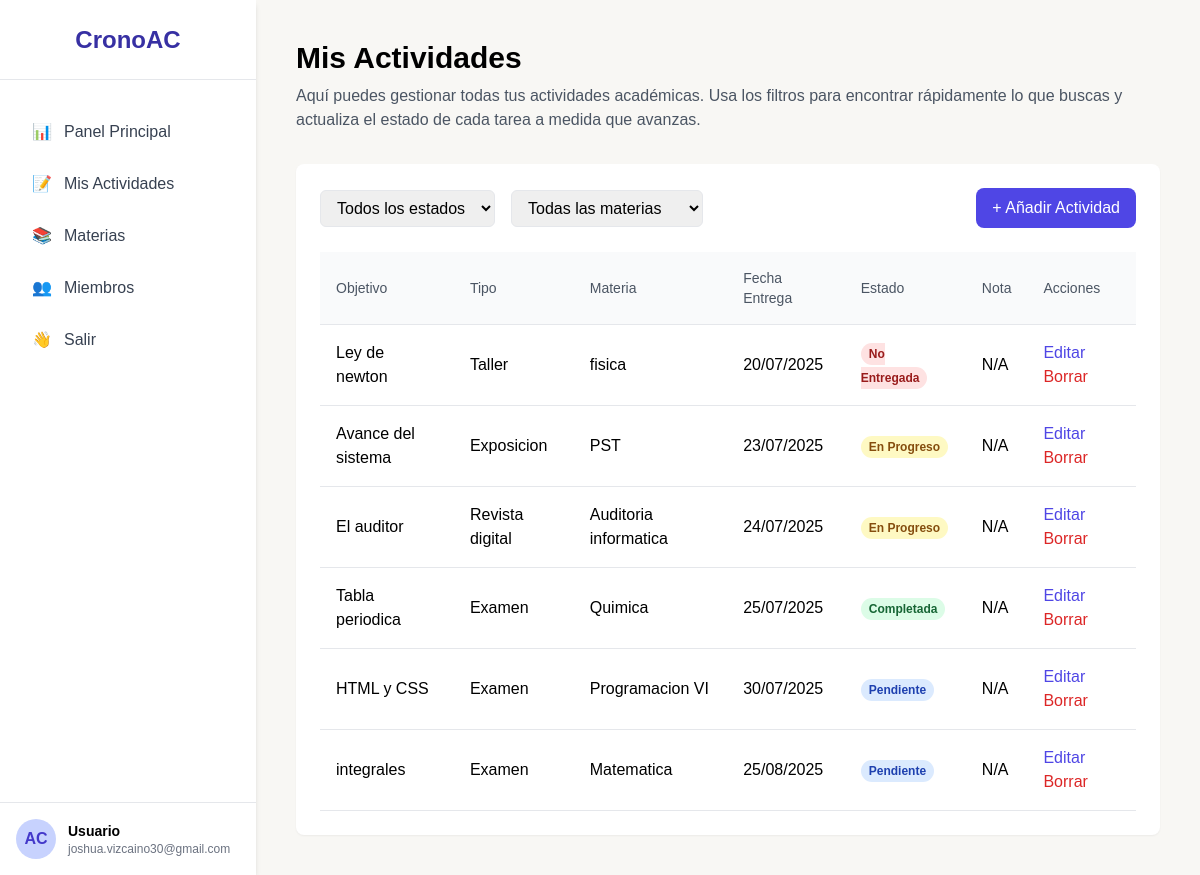
The page /index.php?ruta=actividades (signed in) on the database its author committed.
### tables this page shows
CREATE TABLE `actividades` (
  `id_actividad` int(11) NOT NULL,
  `id_usuario` int(11) NOT NULL,
  `id_materia` int(11) NOT NULL,
  `objetivo` text DEFAULT NULL,
  `tipo` varchar(50) NOT NULL,
  `fecha_entrega` date NOT NULL,
  `valor` decimal(5,2) DEFAULT NULL,
  `estado` enum('Pendiente','En Progreso','Completada','No Entregada') NOT NULL DEFAULT 'Pendiente',
  `nota` decimal(5,2) DEFAULT NULL
);

CREATE TABLE `materia` (
  `id_materia` int(11) NOT NULL,
  `nombre_materia` varchar(150) NOT NULL,
  `id_usuario` int(11) NOT NULL
);

### index.php (called while the page is built, shortened)
<?php
require_once "controladores/usuario.controlador.php";
require_once "modelos/conexion.php";
require_once "modelos/actividades.modelo.php";
require_once "controladores/actividades.controlador.php";
    require_once "vistas/plantilla.php";

### controladores/actividades.controlador.php (called while the page is built, shortened)
<?php
class ControladorActividad {
    public static function ctrMostrarActividades($filtroEstado = null, $filtroMateria = null) {
        if (isset($_SESSION["idUsuario"])) {
            $tabla = "actividades";
            $id_usuario = $_SESSION["idUsuario"];
            $condiciones = ["id_usuario" => $id_usuario];
            $respuesta = ModeloActividad::mdlMostrarActividades($tabla, "id_usuario", $id_usuario);
            return $respuesta;
        } else {
            return [];
        }
    }
}

### modelos/conexion.php (called while the page is built)
<?php
class Conexion {
    static public function conectar() {
        $host = "localhost";
        $dbname = "cronoac1";
        $usuario = "root";
        $contraseña = "";
        try {
            $link = new PDO(
                "mysql:host=" . $host . ";dbname=" . $dbname,
                $usuario,
                $contraseña
            );
            $link->exec("set names utf8");
            $link->setAttribute(PDO::ATTR_ERRMODE, PDO::ERRMODE_EXCEPTION);
            return $link;
        } catch (PDOException $e) {
            die("Error al conectar con la base de datos: " . $e->getMessage());
        }
    }
}

### modelos/actividades.modelo.php (called while the page is built, shortened)
<?php
require_once "conexion.php";
class ModeloActividad {
    public static function mdlMostrarActividades($tabla, $item = null, $valor = null, $orden = "fecha_entrega") {
        $sql = "SELECT a.*, m.nombre_materia FROM $tabla a JOIN materia m ON a.id_materia = m.id_materia";
        $params = [];
        if ($item != null) {
            $sql .= " WHERE a.$item = :$item";
            $params[":".$item] = $valor;
        }
        $sql .= " ORDER BY $orden ASC";
        $stmt = Conexion::conectar()->prepare($sql);
        $stmt->execute($params);
        return $stmt->fetchAll();
    }
}

### vistas/paginas/actividades.php (the view, shortened to what this page needs)
<?php
$filtroEstado = $_GET['filtroEstado'] ?? 'all';
$filtroMateria = $_GET['filtroMateria'] ?? 'all';
$actividades = ControladorActividad::ctrMostrarActividades($filtroEstado, $filtroMateria);
?>
<div class="mb-8">
    <h2 class="text-3xl font-bold mb-2">Mis Actividades</h2>
    <p class="text-gray-600">Aquí puedes gestionar todas tus actividades académicas. Usa los filtros para encontrar rápidamente lo que buscas y actualiza el estado de cada tarea a medida que avanzas.</p>
</div>
<div class="bg-white p-6 rounded-lg shadow-sm">
    <div class="flex flex-col md:flex-row justify-between items-center mb-6 gap-4">
        <div class="flex items-center space-x-4">
            <select id="filter-status" class="border rounded-md px-3 py-2 focus:outline-none focus:ring-indigo-500 focus:border-indigo-500" onchange="filterActivities()">
                <option value="all" <?php echo ($filtroEstado == 'all') ? 'selected' : ''; ?>>Todos los estados</option>
            </select>
            <select id="filter-subject" class="border rounded-md px-3 py-2 focus:outline-none focus:ring-indigo-500 focus:border-indigo-500" onchange="filterActivities()">
                <option value="all" <?php echo ($filtroMateria == 'all') ? 'selected' : ''; ?>>Todas las materias</option>
            </select>
        </div>
        <button id="add-activity-btn" class="bg-indigo-600 text-white px-4 py-2 rounded-lg hover:bg-indigo-700 transition-colors w-full md:w-auto" onclick="openAddActivityModal()">
            + Añadir Actividad
        </button>
    </div>
    <div class="overflow-x-auto">
        <table class="w-full text-left">
            <thead>
                <tr class="border-b bg-gray-50 text-sm text-gray-600">
                    <th class="p-4 font-medium">Objetivo</th>
                    <th class="p-4 font-medium">Tipo</th> <th class="p-4 font-medium">Materia</th>
                    <th class="p-4 font-medium">Fecha Entrega</th>
                    <th class="p-4 font-medium">Estado</th>
                    <th class="p-4 font-medium">Nota</th>
                    <th class="p-4 font-medium">Acciones</th>
                </tr>
            </thead>
            <tbody id="activities-table-body">
                <?php if (!empty($actividades)): ?>
                    <?php foreach ($actividades as $actividad): ?>
                        <tr class="border-b hover:bg-gray-50">
                            <td class="p-4"><?php echo htmlspecialchars($actividad['objetivo']); ?></td>
                            <td class="p-4"><?php echo htmlspecialchars($actividad['tipo']); ?></td> <td class="p-4"><?php echo htmlspecialchars($actividad['nombre_materia']); ?></td>
                            <td class="p-4"><?php echo htmlspecialchars(date('d/m/Y', strtotime($actividad['fecha_entrega']))); ?></td>
                            <td class="p-4">
                                <?php
                                $estadoClass = '';
                                switch ($actividad['estado']) {
                                    case 'Pendiente': $estadoClass = 'bg-blue-100 text-blue-800'; break;
                                    case 'En Progreso': $estadoClass = 'bg-yellow-100 text-yellow-800'; break;
                                    case 'Completada': $estadoClass = 'bg-green-100 text-green-800'; break;
                                    case 'No Entregada': $estadoClass = 'bg-red-100 text-red-800'; break;
                                }
                                ?>
                                <span class="px-2 py-1 text-xs font-semibold rounded-full <?php echo $estadoClass; ?>">
                                    <?php echo htmlspecialchars($actividad['estado']); ?>
                                </span>
                            </td>
                            <td class="p-4"><?php echo $actividad['nota'] ?? 'N/A'; ?></td>
                            <td class="p-4">
                                <button class="text-indigo-600 hover:text-indigo-900 mr-2 edit-activity-btn"
                                        data-id-actividad="<?php echo $actividad['id_actividad']; ?>"
                                        data-id-materia="<?php echo $actividad['id_materia']; ?>"
                                        data-objetivo="<?php echo htmlspecialchars($actividad['objetivo']); ?>"
                                        data-tipo="<?php echo htmlspecialchars($actividad['tipo']); ?>"
                                        data-fecha-entrega="<?php echo htmlspecialchars($actividad['fecha_entrega']); ?>"
                                        data-valor="<?php echo htmlspecialchars($actividad['valor']); ?>"
                                        data-estado="<?php echo htmlspecialchars($actividad['estado']); ?>"
                                        data-nota="<?php echo htmlspecialchars($actividad['nota']); ?>"
                                        onclick="openEditActivityModal(this)">Editar</button>
                                <button class="text-red-600 hover:text-red-900 delete-activity-btn"
                                        onclick="confirmDeleteActividad(<?php echo $actividad['id_actividad']; ?>)">Borrar</button>
                            </td>
                        </tr>
                    <?php endforeach; ?>
                <?php endif; ?>
            </tbody>
        </table>
    </div>
</div>

### vistas/styles/login.css (style rules this page uses)
body { font-family: 'Inter', sans-serif; background-color: #f8f7f4; }

### vistas/plantilla.php (style rules this page uses)
body { font-family: 'Inter', sans-serif; background-color: #f8f7f4; }

### rows shown on the page
actividades: objetivo "Ley de newton", tipo "Taller", id_materia.nombre_materia "fisica", fecha_entrega "20/07/2025", estado "No Entregada", nota "N/A"
actividades: objetivo "Avance del sistema", tipo "Exposicion", id_materia.nombre_materia "PST", fecha_entrega "23/07/2025", estado "En Progreso", nota "N/A"
actividades: objetivo "El auditor", tipo "Revista digital", id_materia.nombre_materia "Auditoria informatica", fecha_entrega "24/07/2025", estado "En Progreso", nota "N/A"
actividades: objetivo "Tabla periodica", tipo "Examen", id_materia.nombre_materia "Quimica", fecha_entrega "25/07/2025", estado "Completada", nota "N/A"
actividades: objetivo "HTML y CSS", tipo "Examen", id_materia.nombre_materia "Programacion VI", fecha_entrega "30/07/2025", estado "Pendiente", nota "N/A"
actividades: objetivo "integrales", tipo "Examen", id_materia.nombre_materia "Matematica", fecha_entrega "25/08/2025", estado "Pendiente", nota "N/A"

### other values the page prints
$_SESSION["nombre"] "Usuario"
$_SESSION["correo"] "joshua.vizcaino30@gmail.com"
